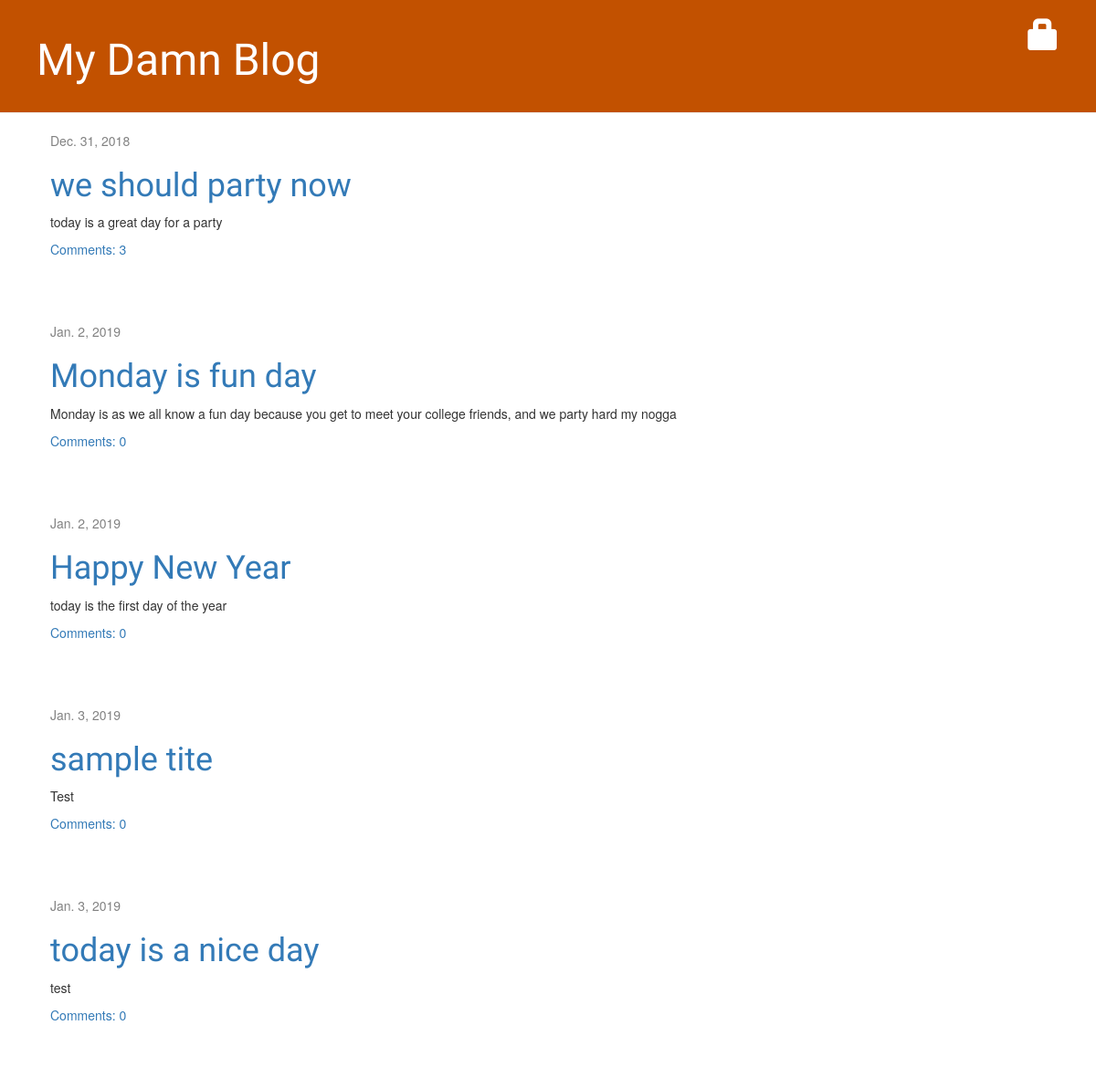
The page / on the database its author committed.
### blog/models.py (models this page shows, shortened)
class Post(models.Model):
    author = models.ForeignKey(settings.AUTH_USER_MODEL, on_delete=models.CASCADE)
    title = models.CharField(max_length=200)
    text = models.TextField()
    created_date = models.DateTimeField(default= timezone.now)
    published_date = models.DateField(blank=True, null=True)
    def approved_comments(self):
        return self.comments.filter(approved_comment=True)

### blog/views.py (the view)
# urls.py: path('', views.post_list, name='post_list'),
def post_list(request):
    posts = Post.objects.filter(published_date__lte=timezone.now()).order_by('published_date')
    return render(request, 'blog/post_list.html', {'posts':posts})

### blog/templates/blog/post_list.html
{% extends 'blog/base.html' %}
{% block content %}
    {% for post in posts %}
        <div class="post">
            <div class="date">
                {{ post.published_date }}
            </div>
            <h1><a href="{% url 'post_detail' pk=post.pk %}">{{ post.title }}</a></h1>
            <p>{{ post.text|linebreaksbr }}</p>
            <a href="{% url 'post_detail' pk=post.pk %}">Comments: {{ post.approved_comments.count }}</a>
        </div>
    {% endfor %}
{% endblock %}

### blog/static/css/blog.css (style rules this page uses)
h1, h2, h3, h4 { font-family: 'Lobster', cursive; }
.date { color: #828282; }
.post { margin-bottom: 70px; }

### rows shown on the page
Post: published_date "Dec. 31, 2018", title "we should party now", text "today is a great day for a party", approved_comments.count "3"
Post: published_date "Jan. 2, 2019", title "Monday is fun day", text "Monday is as we all know a fun day because you get to meet your college friends, and we party hard my nogga", approved_comments.count "0"
Post: published_date "Jan. 2, 2019", title "Happy New Year", text "today is the first day of the year", approved_comments.count "0"
Post: published_date "Jan. 3, 2019", title "sample tite", text "Test", approved_comments.count "0"
Post: published_date "Jan. 3, 2019", title "today is a nice day", text "test", approved_comments.count "0"
